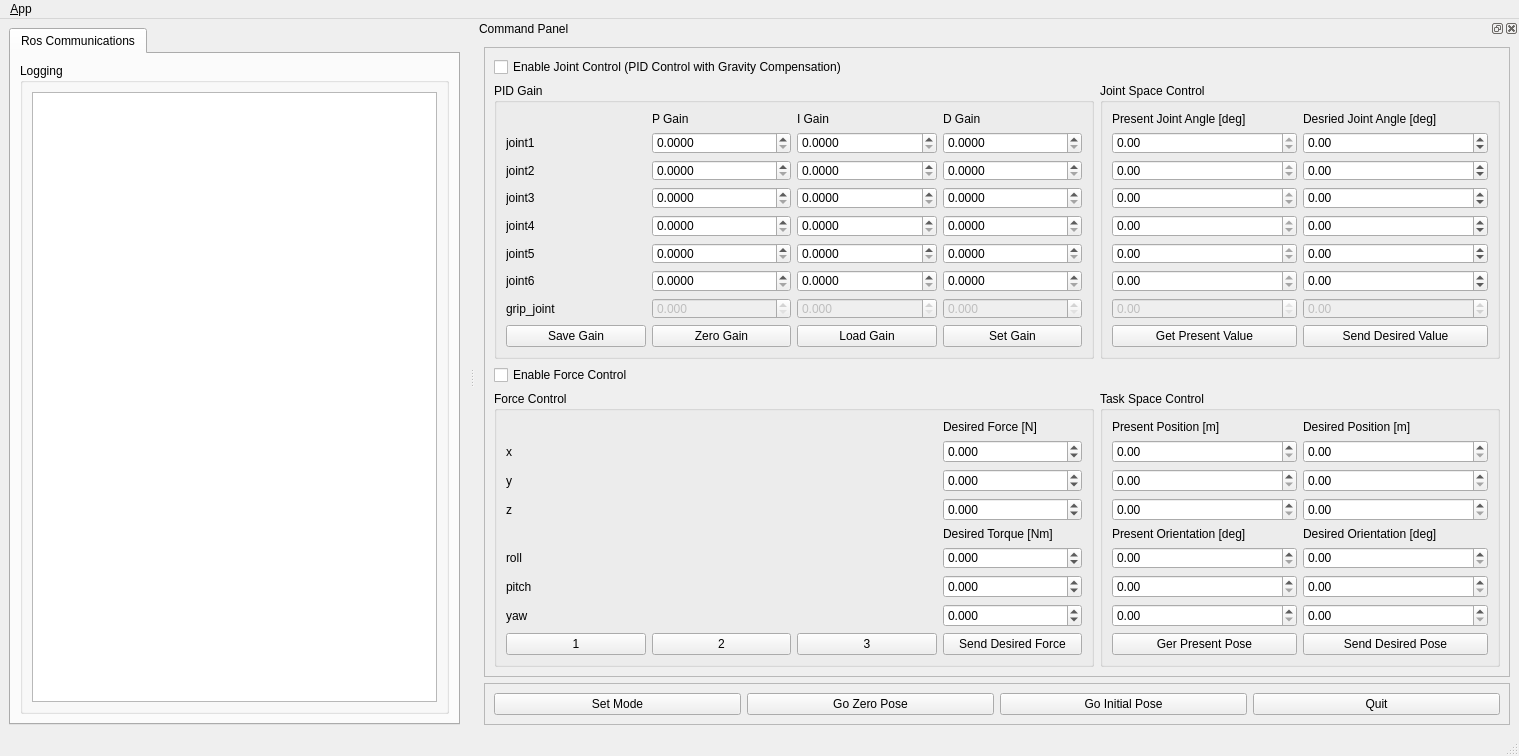
<?xml version="1.0" encoding="UTF-8"?>
<ui version="4.0">
 <class>MainWindowDesign</class>
 <widget class="QMainWindow" name="MainWindowDesign">
  <property name="geometry">
   <rect>
    <x>0</x>
    <y>0</y>
    <width>1519</width>
    <height>756</height>
   </rect>
  </property>
  <property name="windowTitle">
   <string>QRosApp</string>
  </property>
  <property name="windowIcon">
   <iconset resource="../resources/images.qrc">
    <normaloff>:/images/icon.png</normaloff>:/images/icon.png</iconset>
  </property>
  <property name="locale">
   <locale language="English" country="Australia"/>
  </property>
  <widget class="QWidget" name="centralwidget">
   <layout class="QHBoxLayout">
    <item>
     <widget class="QTabWidget" name="tab_manager">
      <property name="enabled">
       <bool>true</bool>
      </property>
      <property name="sizePolicy">
       <sizepolicy hsizetype="Preferred" vsizetype="Preferred">
        <horstretch>0</horstretch>
        <verstretch>0</verstretch>
       </sizepolicy>
      </property>
      <property name="locale">
       <locale language="English" country="Australia"/>
      </property>
      <property name="currentIndex">
       <number>0</number>
      </property>
      <widget class="QWidget" name="tab_status">
       <attribute name="title">
        <string>Ros Communications</string>
       </attribute>
       <layout class="QVBoxLayout" name="verticalLayout_2">
        <item>
         <widget class="QGroupBox" name="groupBox_12">
          <property name="sizePolicy">
           <sizepolicy hsizetype="MinimumExpanding" vsizetype="Preferred">
            <horstretch>0</horstretch>
            <verstretch>0</verstretch>
           </sizepolicy>
          </property>
          <property name="title">
           <string>Logging</string>
          </property>
          <layout class="QGridLayout" name="gridLayout_3">
           <item row="0" column="0">
            <widget class="QListView" name="view_logging"/>
           </item>
          </layout>
         </widget>
        </item>
       </layout>
      </widget>
     </widget>
    </item>
   </layout>
  </widget>
  <widget class="QMenuBar" name="menubar">
   <property name="geometry">
    <rect>
     <x>0</x>
     <y>0</y>
     <width>1519</width>
     <height>19</height>
    </rect>
   </property>
   <widget class="QMenu" name="menu_File">
    <property name="title">
     <string>&amp;App</string>
    </property>
    <addaction name="action_Preferences"/>
    <addaction name="separator"/>
    <addaction name="actionAbout"/>
    <addaction name="actionAbout_Qt"/>
    <addaction name="separator"/>
    <addaction name="action_Quit"/>
   </widget>
   <addaction name="menu_File"/>
  </widget>
  <widget class="QStatusBar" name="statusbar"/>
  <widget class="QDockWidget" name="dock_status">
   <property name="allowedAreas">
    <set>Qt::RightDockWidgetArea</set>
   </property>
   <property name="windowTitle">
    <string>Command Panel</string>
   </property>
   <attribute name="dockWidgetArea">
    <number>2</number>
   </attribute>
   <widget class="QWidget" name="dockWidgetContents_2">
    <layout class="QVBoxLayout" name="verticalLayout">
     <item>
      <widget class="QFrame" name="frame">
       <property name="sizePolicy">
        <sizepolicy hsizetype="Minimum" vsizetype="Minimum">
         <horstretch>0</horstretch>
         <verstretch>0</verstretch>
        </sizepolicy>
       </property>
       <property name="minimumSize">
        <size>
         <width>0</width>
         <height>600</height>
        </size>
       </property>
       <property name="maximumSize">
        <size>
         <width>16777215</width>
         <height>800</height>
        </size>
       </property>
       <property name="frameShape">
        <enum>QFrame::StyledPanel</enum>
       </property>
       <property name="frameShadow">
        <enum>QFrame::Raised</enum>
       </property>
       <layout class="QGridLayout" name="gridLayout_2">
        <item row="3" column="1">
         <widget class="QGroupBox" name="groupBox_3">
          <property name="title">
           <string>Task Space Control</string>
          </property>
          <layout class="QGridLayout" name="gridLayout_5">
           <item row="5" column="1">
            <widget class="QDoubleSpinBox" name="doubleSpinBox_10"/>
           </item>
           <item row="5" column="0">
            <widget class="QDoubleSpinBox" name="doubleSpinBox_7"/>
           </item>
           <item row="6" column="0">
            <widget class="QDoubleSpinBox" name="doubleSpinBox_8"/>
           </item>
           <item row="7" column="0">
            <widget class="QDoubleSpinBox" name="doubleSpinBox_9"/>
           </item>
           <item row="2" column="0">
            <widget class="QDoubleSpinBox" name="doubleSpinBox_3"/>
           </item>
           <item row="0" column="0">
            <widget class="QLabel" name="label">
             <property name="text">
              <string>Present Position [m]</string>
             </property>
            </widget>
           </item>
           <item row="6" column="1">
            <widget class="QDoubleSpinBox" name="doubleSpinBox_11"/>
           </item>
           <item row="1" column="0">
            <widget class="QDoubleSpinBox" name="doubleSpinBox"/>
           </item>
           <item row="4" column="0">
            <widget class="QLabel" name="label_3">
             <property name="text">
              <string>Present Orientation [deg]</string>
             </property>
            </widget>
           </item>
           <item row="1" column="1">
            <widget class="QDoubleSpinBox" name="doubleSpinBox_2"/>
           </item>
           <item row="0" column="1">
            <widget class="QLabel" name="label_2">
             <property name="text">
              <string>Desired Position [m]</string>
             </property>
            </widget>
           </item>
           <item row="2" column="1">
            <widget class="QDoubleSpinBox" name="doubleSpinBox_5"/>
           </item>
           <item row="3" column="0">
            <widget class="QDoubleSpinBox" name="doubleSpinBox_4"/>
           </item>
           <item row="3" column="1">
            <widget class="QDoubleSpinBox" name="doubleSpinBox_6"/>
           </item>
           <item row="7" column="1">
            <widget class="QDoubleSpinBox" name="doubleSpinBox_12"/>
           </item>
           <item row="4" column="1">
            <widget class="QLabel" name="label_4">
             <property name="text">
              <string>Desired Orientation [deg]</string>
             </property>
            </widget>
           </item>
           <item row="8" column="0">
            <widget class="QPushButton" name="pushButton">
             <property name="text">
              <string>Ger Present Pose</string>
             </property>
            </widget>
           </item>
           <item row="8" column="1">
            <widget class="QPushButton" name="pushButton_2">
             <property name="text">
              <string>Send Desired Pose</string>
             </property>
            </widget>
           </item>
          </layout>
         </widget>
        </item>
        <item row="1" column="1">
         <widget class="QGroupBox" name="joint_space_groupbox">
          <property name="sizePolicy">
           <sizepolicy hsizetype="Minimum" vsizetype="Preferred">
            <horstretch>0</horstretch>
            <verstretch>0</verstretch>
           </sizepolicy>
          </property>
          <property name="minimumSize">
           <size>
            <width>400</width>
            <height>100</height>
           </size>
          </property>
          <property name="maximumSize">
           <size>
            <width>400</width>
            <height>16777215</height>
           </size>
          </property>
          <property name="title">
           <string>Joint Space Control</string>
          </property>
          <layout class="QGridLayout" name="gridLayout_4">
           <item row="7" column="1">
            <widget class="QDoubleSpinBox" name="gripjoint_des_angle_spinbox">
             <property name="enabled">
              <bool>false</bool>
             </property>
             <property name="decimals">
              <number>2</number>
             </property>
             <property name="minimum">
              <double>-180.000000000000000</double>
             </property>
             <property name="maximum">
              <double>180.000000000000000</double>
             </property>
             <property name="singleStep">
              <double>0.100000000000000</double>
             </property>
            </widget>
           </item>
           <item row="4" column="1">
            <widget class="QDoubleSpinBox" name="joint4_des_angle_spinbox">
             <property name="decimals">
              <number>2</number>
             </property>
             <property name="minimum">
              <double>-180.000000000000000</double>
             </property>
             <property name="maximum">
              <double>180.000000000000000</double>
             </property>
             <property name="singleStep">
              <double>0.100000000000000</double>
             </property>
            </widget>
           </item>
           <item row="5" column="1">
            <widget class="QDoubleSpinBox" name="joint5_des_angle_spinbox">
             <property name="decimals">
              <number>2</number>
             </property>
             <property name="minimum">
              <double>-180.000000000000000</double>
             </property>
             <property name="maximum">
              <double>180.000000000000000</double>
             </property>
             <property name="singleStep">
              <double>0.100000000000000</double>
             </property>
            </widget>
           </item>
           <item row="1" column="1">
            <widget class="QDoubleSpinBox" name="joint1_des_angle_spinbox">
             <property name="decimals">
              <number>2</number>
             </property>
             <property name="minimum">
              <double>-180.000000000000000</double>
             </property>
             <property name="maximum">
              <double>180.000000000000000</double>
             </property>
             <property name="singleStep">
              <double>0.100000000000000</double>
             </property>
            </widget>
           </item>
           <item row="8" column="1">
            <widget class="QPushButton" name="send_des_value_pushbutton">
             <property name="text">
              <string>Send Desired Value</string>
             </property>
            </widget>
           </item>
           <item row="6" column="1">
            <widget class="QDoubleSpinBox" name="joint6_des_angle_spinbox">
             <property name="decimals">
              <number>2</number>
             </property>
             <property name="minimum">
              <double>-180.000000000000000</double>
             </property>
             <property name="maximum">
              <double>180.000000000000000</double>
             </property>
             <property name="singleStep">
              <double>0.100000000000000</double>
             </property>
            </widget>
           </item>
           <item row="0" column="1">
            <widget class="QLabel" name="des_joint_angle">
             <property name="text">
              <string>Desried Joint Angle [deg]</string>
             </property>
            </widget>
           </item>
           <item row="2" column="1">
            <widget class="QDoubleSpinBox" name="joint2_des_angle_spinbox">
             <property name="decimals">
              <number>2</number>
             </property>
             <property name="minimum">
              <double>-180.000000000000000</double>
             </property>
             <property name="maximum">
              <double>180.000000000000000</double>
             </property>
             <property name="singleStep">
              <double>0.100000000000000</double>
             </property>
            </widget>
           </item>
           <item row="3" column="1">
            <widget class="QDoubleSpinBox" name="joint3_des_angle_spinbox">
             <property name="decimals">
              <number>2</number>
             </property>
             <property name="minimum">
              <double>-180.000000000000000</double>
             </property>
             <property name="maximum">
              <double>180.000000000000000</double>
             </property>
             <property name="singleStep">
              <double>0.100000000000000</double>
             </property>
            </widget>
           </item>
           <item row="8" column="0">
            <widget class="QPushButton" name="get_pre_value_pushbutton">
             <property name="text">
              <string>Get Present Value</string>
             </property>
            </widget>
           </item>
           <item row="0" column="0">
            <widget class="QLabel" name="pre_joint_angle">
             <property name="text">
              <string>Present Joint Angle [deg]</string>
             </property>
            </widget>
           </item>
           <item row="1" column="0">
            <widget class="QDoubleSpinBox" name="joint1_pre_angle_spinbox">
             <property name="readOnly">
              <bool>true</bool>
             </property>
             <property name="decimals">
              <number>2</number>
             </property>
             <property name="minimum">
              <double>-180.000000000000000</double>
             </property>
             <property name="maximum">
              <double>180.000000000000000</double>
             </property>
             <property name="singleStep">
              <double>0.100000000000000</double>
             </property>
            </widget>
           </item>
           <item row="2" column="0">
            <widget class="QDoubleSpinBox" name="joint2_pre_angle_spinbox">
             <property name="readOnly">
              <bool>true</bool>
             </property>
             <property name="decimals">
              <number>2</number>
             </property>
             <property name="minimum">
              <double>-180.000000000000000</double>
             </property>
             <property name="maximum">
              <double>180.000000000000000</double>
             </property>
             <property name="singleStep">
              <double>0.100000000000000</double>
             </property>
            </widget>
           </item>
           <item row="3" column="0">
            <widget class="QDoubleSpinBox" name="joint3_pre_angle_spinbox">
             <property name="readOnly">
              <bool>true</bool>
             </property>
             <property name="decimals">
              <number>2</number>
             </property>
             <property name="minimum">
              <double>-180.000000000000000</double>
             </property>
             <property name="maximum">
              <double>180.000000000000000</double>
             </property>
             <property name="singleStep">
              <double>0.100000000000000</double>
             </property>
            </widget>
           </item>
           <item row="4" column="0">
            <widget class="QDoubleSpinBox" name="joint4_pre_angle_spinbox">
             <property name="readOnly">
              <bool>true</bool>
             </property>
             <property name="decimals">
              <number>2</number>
             </property>
             <property name="minimum">
              <double>-180.000000000000000</double>
             </property>
             <property name="maximum">
              <double>180.000000000000000</double>
             </property>
             <property name="singleStep">
              <double>0.100000000000000</double>
             </property>
            </widget>
           </item>
           <item row="5" column="0">
            <widget class="QDoubleSpinBox" name="joint5_pre_angle_spinbox">
             <property name="readOnly">
              <bool>true</bool>
             </property>
             <property name="decimals">
              <number>2</number>
             </property>
             <property name="minimum">
              <double>-180.000000000000000</double>
             </property>
             <property name="maximum">
              <double>180.000000000000000</double>
             </property>
             <property name="singleStep">
              <double>0.100000000000000</double>
             </property>
            </widget>
           </item>
           <item row="6" column="0">
            <widget class="QDoubleSpinBox" name="joint6_pre_angle_spinbox">
             <property name="readOnly">
              <bool>true</bool>
             </property>
             <property name="decimals">
              <number>2</number>
             </property>
             <property name="minimum">
              <double>-180.000000000000000</double>
             </property>
             <property name="maximum">
              <double>180.000000000000000</double>
             </property>
             <property name="singleStep">
              <double>0.100000000000000</double>
             </property>
            </widget>
           </item>
           <item row="7" column="0">
            <widget class="QDoubleSpinBox" name="grip_joint_pre_angle_spinbox">
             <property name="enabled">
              <bool>false</bool>
             </property>
             <property name="readOnly">
              <bool>true</bool>
             </property>
             <property name="decimals">
              <number>2</number>
             </property>
             <property name="minimum">
              <double>-180.000000000000000</double>
             </property>
             <property name="maximum">
              <double>180.000000000000000</double>
             </property>
             <property name="singleStep">
              <double>0.100000000000000</double>
             </property>
            </widget>
           </item>
          </layout>
         </widget>
        </item>
        <item row="4" column="0">
         <spacer name="verticalSpacer">
          <property name="orientation">
           <enum>Qt::Vertical</enum>
          </property>
          <property name="sizeHint" stdset="0">
           <size>
            <width>20</width>
            <height>40</height>
           </size>
          </property>
         </spacer>
        </item>
        <item row="1" column="0">
         <widget class="QGroupBox" name="pid_gain_groupbox">
          <property name="sizePolicy">
           <sizepolicy hsizetype="Minimum" vsizetype="Preferred">
            <horstretch>0</horstretch>
            <verstretch>0</verstretch>
           </sizepolicy>
          </property>
          <property name="minimumSize">
           <size>
            <width>600</width>
            <height>0</height>
           </size>
          </property>
          <property name="maximumSize">
           <size>
            <width>600</width>
            <height>16777215</height>
           </size>
          </property>
          <property name="title">
           <string>PID Gain</string>
          </property>
          <layout class="QGridLayout" name="gridLayout">
           <item row="7" column="4">
            <widget class="QDoubleSpinBox" name="grip_joint_i_gain_spinbox">
             <property name="enabled">
              <bool>false</bool>
             </property>
             <property name="decimals">
              <number>3</number>
             </property>
             <property name="maximum">
              <double>1000.000000000000000</double>
             </property>
             <property name="singleStep">
              <double>1.000000000000000</double>
             </property>
            </widget>
           </item>
           <item row="3" column="4">
            <widget class="QDoubleSpinBox" name="joint3_i_gain_spinbox">
             <property name="decimals">
              <number>4</number>
             </property>
             <property name="maximum">
              <double>1000.000000000000000</double>
             </property>
             <property name="singleStep">
              <double>1.000000000000000</double>
             </property>
            </widget>
           </item>
           <item row="2" column="5">
            <widget class="QDoubleSpinBox" name="joint2_d_gain_spinbox">
             <property name="decimals">
              <number>4</number>
             </property>
             <property name="maximum">
              <double>1000.000000000000000</double>
             </property>
             <property name="singleStep">
              <double>1.000000000000000</double>
             </property>
            </widget>
           </item>
           <item row="2" column="3">
            <widget class="QDoubleSpinBox" name="joint2_p_gain_spinbox">
             <property name="decimals">
              <number>4</number>
             </property>
             <property name="singleStep">
              <double>1.000000000000000</double>
             </property>
            </widget>
           </item>
           <item row="3" column="3">
            <widget class="QDoubleSpinBox" name="joint3_p_gain_spinbox">
             <property name="decimals">
              <number>4</number>
             </property>
             <property name="maximum">
              <double>1000.000000000000000</double>
             </property>
             <property name="singleStep">
              <double>1.000000000000000</double>
             </property>
            </widget>
           </item>
           <item row="3" column="1">
            <widget class="QLabel" name="joint3_label">
             <property name="text">
              <string>joint3</string>
             </property>
            </widget>
           </item>
           <item row="6" column="4">
            <widget class="QDoubleSpinBox" name="joint6_i_gain_spinbox">
             <property name="decimals">
              <number>4</number>
             </property>
             <property name="maximum">
              <double>1000.000000000000000</double>
             </property>
             <property name="singleStep">
              <double>1.000000000000000</double>
             </property>
            </widget>
           </item>
           <item row="5" column="3">
            <widget class="QDoubleSpinBox" name="joint5_p_gain_spinbox">
             <property name="decimals">
              <number>4</number>
             </property>
             <property name="maximum">
              <double>1000.000000000000000</double>
             </property>
             <property name="singleStep">
              <double>1.000000000000000</double>
             </property>
            </widget>
           </item>
           <item row="9" column="5">
            <widget class="QPushButton" name="set_gain_pushbutton">
             <property name="text">
              <string>Set Gain</string>
             </property>
            </widget>
           </item>
           <item row="9" column="1">
            <widget class="QPushButton" name="save_gain_pushbutton">
             <property name="text">
              <string>Save Gain</string>
             </property>
            </widget>
           </item>
           <item row="6" column="1">
            <widget class="QLabel" name="joint6_label">
             <property name="text">
              <string>joint6</string>
             </property>
            </widget>
           </item>
           <item row="5" column="5">
            <widget class="QDoubleSpinBox" name="joint5_d_gain_spinbox">
             <property name="decimals">
              <number>4</number>
             </property>
             <property name="maximum">
              <double>1000.000000000000000</double>
             </property>
             <property name="singleStep">
              <double>1.000000000000000</double>
             </property>
            </widget>
           </item>
           <item row="2" column="4">
            <widget class="QDoubleSpinBox" name="joint2_i_gain_spinbox">
             <property name="decimals">
              <number>4</number>
             </property>
             <property name="maximum">
              <double>1000.000000000000000</double>
             </property>
             <property name="singleStep">
              <double>1.000000000000000</double>
             </property>
            </widget>
           </item>
           <item row="7" column="3">
            <widget class="QDoubleSpinBox" name="grip_joint_p_gain_spinbox">
             <property name="enabled">
              <bool>false</bool>
             </property>
             <property name="decimals">
              <number>3</number>
             </property>
             <property name="maximum">
              <double>1000.000000000000000</double>
             </property>
             <property name="singleStep">
              <double>1.000000000000000</double>
             </property>
            </widget>
           </item>
           <item row="6" column="5">
            <widget class="QDoubleSpinBox" name="joint6_d_gain_spinbox">
             <property name="decimals">
              <number>4</number>
             </property>
             <property name="maximum">
              <double>1000.000000000000000</double>
             </property>
             <property name="singleStep">
              <double>1.000000000000000</double>
             </property>
            </widget>
           </item>
           <item row="4" column="5">
            <widget class="QDoubleSpinBox" name="joint4_d_gain_spinbox">
             <property name="decimals">
              <number>4</number>
             </property>
             <property name="maximum">
              <double>1000.000000000000000</double>
             </property>
             <property name="singleStep">
              <double>1.000000000000000</double>
             </property>
            </widget>
           </item>
           <item row="5" column="4">
            <widget class="QDoubleSpinBox" name="joint5_i_gain_spinbox">
             <property name="decimals">
              <number>4</number>
             </property>
             <property name="maximum">
              <double>1000.000000000000000</double>
             </property>
             <property name="singleStep">
              <double>1.000000000000000</double>
             </property>
            </widget>
           </item>
           <item row="7" column="1">
            <widget class="QLabel" name="grip_joint_label">
             <property name="text">
              <string>grip_joint</string>
             </property>
            </widget>
           </item>
           <item row="2" column="1">
            <widget class="QLabel" name="joint2_label">
             <property name="text">
              <string>joint2</string>
             </property>
            </widget>
           </item>
           <item row="1" column="5">
            <widget class="QDoubleSpinBox" name="joint1_d_gain_spinbox">
             <property name="decimals">
              <number>4</number>
             </property>
             <property name="maximum">
              <double>1000.000000000000000</double>
             </property>
             <property name="singleStep">
              <double>1.000000000000000</double>
             </property>
            </widget>
           </item>
           <item row="0" column="3">
            <widget class="QLabel" name="p_gain_label">
             <property name="text">
              <string>P Gain</string>
             </property>
            </widget>
           </item>
           <item row="0" column="5">
            <widget class="QLabel" name="d_gain_label">
             <property name="text">
              <string>D Gain</string>
             </property>
            </widget>
           </item>
           <item row="0" column="4">
            <widget class="QLabel" name="i_gain_label">
             <property name="text">
              <string>I Gain</string>
             </property>
            </widget>
           </item>
           <item row="4" column="1">
            <widget class="QLabel" name="joint4_label">
             <property name="text">
              <string>joint4</string>
             </property>
            </widget>
           </item>
           <item row="3" column="5">
            <widget class="QDoubleSpinBox" name="joint3_d_gain_spinbox">
             <property name="decimals">
              <number>4</number>
             </property>
             <property name="maximum">
              <double>1000.000000000000000</double>
             </property>
             <property name="singleStep">
              <double>1.000000000000000</double>
             </property>
            </widget>
           </item>
           <item row="5" column="1">
            <widget class="QLabel" name="joint5_label">
             <property name="text">
              <string>joint5</string>
             </property>
            </widget>
           </item>
           <item row="1" column="4">
            <widget class="QDoubleSpinBox" name="joint1_i_gain_spinbox">
             <property name="decimals">
              <number>4</number>
             </property>
             <property name="maximum">
              <double>1000.000000000000000</double>
             </property>
             <property name="singleStep">
              <double>1.000000000000000</double>
             </property>
            </widget>
           </item>
           <item row="4" column="4">
            <widget class="QDoubleSpinBox" name="joint4_i_gain_spinbox">
             <property name="decimals">
              <number>4</number>
             </property>
             <property name="maximum">
              <double>1000.000000000000000</double>
             </property>
             <property name="singleStep">
              <double>1.000000000000000</double>
             </property>
            </widget>
           </item>
           <item row="1" column="1">
            <widget class="QLabel" name="joint1_label">
             <property name="text">
              <string>joint1</string>
             </property>
            </widget>
           </item>
           <item row="7" column="5">
            <widget class="QDoubleSpinBox" name="grip_joint_d_gain_spinbox">
             <property name="enabled">
              <bool>false</bool>
             </property>
             <property name="readOnly">
              <bool>false</bool>
             </property>
             <property name="decimals">
              <number>3</number>
             </property>
             <property name="maximum">
              <double>1000.000000000000000</double>
             </property>
             <property name="singleStep">
              <double>1.000000000000000</double>
             </property>
            </widget>
           </item>
           <item row="6" column="3">
            <widget class="QDoubleSpinBox" name="joint6_p_gain_spinbox">
             <property name="decimals">
              <number>4</number>
             </property>
             <property name="maximum">
              <double>1000.000000000000000</double>
             </property>
             <property name="singleStep">
              <double>1.000000000000000</double>
             </property>
            </widget>
           </item>
           <item row="4" column="3">
            <widget class="QDoubleSpinBox" name="joint4_p_gain_spinbox">
             <property name="decimals">
              <number>4</number>
             </property>
             <property name="maximum">
              <double>1000.000000000000000</double>
             </property>
             <property name="singleStep">
              <double>1.000000000000000</double>
             </property>
            </widget>
           </item>
           <item row="1" column="3">
            <widget class="QDoubleSpinBox" name="joint1_p_gain_spinbox">
             <property name="decimals">
              <number>4</number>
             </property>
             <property name="maximum">
              <double>1000.000000000000000</double>
             </property>
             <property name="singleStep">
              <double>1.000000000000000</double>
             </property>
            </widget>
           </item>
           <item row="9" column="4">
            <widget class="QPushButton" name="load_gain_pushbutton">
             <property name="text">
              <string>Load Gain</string>
             </property>
            </widget>
           </item>
           <item row="9" column="3">
            <widget class="QPushButton" name="zero_gain_pushbutton">
             <property name="text">
              <string>Zero Gain</string>
             </property>
            </widget>
           </item>
          </layout>
         </widget>
        </item>
        <item row="0" column="0">
         <widget class="QCheckBox" name="joint_control_checkbox">
          <property name="text">
           <string>Enable Joint Control (PID Control with Gravity Compensation)</string>
          </property>
         </widget>
        </item>
        <item row="3" column="0">
         <widget class="QGroupBox" name="groupBox">
          <property name="title">
           <string>Force Control</string>
          </property>
          <layout class="QGridLayout" name="gridLayout_6">
           <item row="1" column="0">
            <widget class="QLabel" name="label_6">
             <property name="text">
              <string>x</string>
             </property>
            </widget>
           </item>
           <item row="5" column="3">
            <widget class="QDoubleSpinBox" name="des_torque_x_spinbox">
             <property name="decimals">
              <number>3</number>
             </property>
             <property name="minimum">
              <double>-100.000000000000000</double>
             </property>
             <property name="maximum">
              <double>100.000000000000000</double>
             </property>
            </widget>
           </item>
           <item row="2" column="3">
            <widget class="QDoubleSpinBox" name="des_force_y_spinbox">
             <property name="decimals">
              <number>3</number>
             </property>
             <property name="minimum">
              <double>-100.000000000000000</double>
             </property>
             <property name="maximum">
              <double>100.000000000000000</double>
             </property>
            </widget>
           </item>
           <item row="8" column="2">
            <widget class="QPushButton" name="pushButton_4">
             <property name="text">
              <string>3</string>
             </property>
            </widget>
           </item>
           <item row="3" column="3">
            <widget class="QDoubleSpinBox" name="des_force_z_spinbox">
             <property name="decimals">
              <number>3</number>
             </property>
             <property name="minimum">
              <double>-100.000000000000000</double>
             </property>
             <property name="maximum">
              <double>100.000000000000000</double>
             </property>
            </widget>
           </item>
           <item row="2" column="0">
            <widget class="QLabel" name="label_7">
             <property name="text">
              <string>y</string>
             </property>
            </widget>
           </item>
           <item row="6" column="0">
            <widget class="QLabel" name="label_11">
             <property name="text">
              <string>pitch</string>
             </property>
            </widget>
           </item>
           <item row="4" column="0">
            <widget class="QLabel" name="label_9">
             <property name="text">
              <string/>
             </property>
            </widget>
           </item>
           <item row="5" column="0">
            <widget class="QLabel" name="label_10">
             <property name="text">
              <string>roll</string>
             </property>
            </widget>
           </item>
           <item row="3" column="0">
            <widget class="QLabel" name="label_8">
             <property name="text">
              <string>z</string>
             </property>
            </widget>
           </item>
           <item row="0" column="0">
            <widget class="QLabel" name="label_5">
             <property name="text">
              <string/>
             </property>
            </widget>
           </item>
           <item row="7" column="3">
            <widget class="QDoubleSpinBox" name="des_torque_z_spinbox">
             <property name="decimals">
              <number>3</number>
             </property>
             <property name="minimum">
              <double>-100.000000000000000</double>
             </property>
             <property name="maximum">
              <double>100.000000000000000</double>
             </property>
            </widget>
           </item>
           <item row="7" column="0">
            <widget class="QLabel" name="label_12">
             <property name="text">
              <string>yaw</string>
             </property>
            </widget>
           </item>
           <item row="1" column="3">
            <widget class="QDoubleSpinBox" name="des_force_x_spinbox">
             <property name="decimals">
              <number>3</number>
             </property>
             <property name="minimum">
              <double>-100.000000000000000</double>
             </property>
             <property name="maximum">
              <double>100.000000000000000</double>
             </property>
            </widget>
           </item>
           <item row="6" column="3">
            <widget class="QDoubleSpinBox" name="des_torque_y_spinbox">
             <property name="decimals">
              <number>3</number>
             </property>
             <property name="minimum">
              <double>-100.000000000000000</double>
             </property>
             <property name="maximum">
              <double>100.000000000000000</double>
             </property>
            </widget>
           </item>
           <item row="8" column="3">
            <widget class="QPushButton" name="send_des_wrench_pushbutton">
             <property name="text">
              <string>Send Desired Force</string>
             </property>
            </widget>
           </item>
           <item row="0" column="3">
            <widget class="QLabel" name="desire_force">
             <property name="text">
              <string>Desired Force [N]</string>
             </property>
            </widget>
           </item>
           <item row="8" column="0">
            <widget class="QPushButton" name="pushButton_3">
             <property name="text">
              <string>1</string>
             </property>
            </widget>
           </item>
           <item row="8" column="1">
            <widget class="QPushButton" name="pushButton_6">
             <property name="text">
              <string>2</string>
             </property>
            </widget>
           </item>
           <item row="4" column="3">
            <widget class="QLabel" name="desired_torque">
             <property name="text">
              <string>Desired Torque [Nm]</string>
             </property>
            </widget>
           </item>
          </layout>
         </widget>
        </item>
        <item row="2" column="0">
         <widget class="QCheckBox" name="force_control_checkbox">
          <property name="text">
           <string>Enable Force Control</string>
          </property>
         </widget>
        </item>
       </layout>
      </widget>
     </item>
     <item>
      <widget class="QFrame" name="button_frame">
       <property name="frameShape">
        <enum>QFrame::StyledPanel</enum>
       </property>
       <property name="frameShadow">
        <enum>QFrame::Raised</enum>
       </property>
       <layout class="QHBoxLayout" name="horizontalLayout">
        <item>
         <widget class="QPushButton" name="set_mode_button">
          <property name="text">
           <string>Set Mode</string>
          </property>
         </widget>
        </item>
        <item>
         <widget class="QPushButton" name="go_zero_pose_button">
          <property name="text">
           <string>Go Zero Pose</string>
          </property>
         </widget>
        </item>
        <item>
         <widget class="QPushButton" name="go_initial_pose_button">
          <property name="text">
           <string>Go Initial Pose</string>
          </property>
         </widget>
        </item>
        <item>
         <widget class="QPushButton" name="quit_button">
          <property name="sizePolicy">
           <sizepolicy hsizetype="Minimum" vsizetype="Fixed">
            <horstretch>0</horstretch>
            <verstretch>0</verstretch>
           </sizepolicy>
          </property>
          <property name="text">
           <string>Quit</string>
          </property>
         </widget>
        </item>
       </layout>
      </widget>
     </item>
    </layout>
   </widget>
  </widget>
  <action name="action_Quit">
   <property name="text">
    <string>&amp;Quit</string>
   </property>
   <property name="shortcut">
    <string>Ctrl+Q</string>
   </property>
   <property name="shortcutContext">
    <enum>Qt::ApplicationShortcut</enum>
   </property>
  </action>
  <action name="action_Preferences">
   <property name="text">
    <string>&amp;Preferences</string>
   </property>
  </action>
  <action name="actionAbout">
   <property name="text">
    <string>&amp;About</string>
   </property>
  </action>
  <action name="actionAbout_Qt">
   <property name="text">
    <string>About &amp;Qt</string>
   </property>
  </action>
 </widget>
 <resources>
  <include location="../resources/images.qrc"/>
 </resources>
 <connections>
  <connection>
   <sender>action_Quit</sender>
   <signal>triggered()</signal>
   <receiver>MainWindowDesign</receiver>
   <slot>close()</slot>
   <hints>
    <hint type="sourcelabel">
     <x>-1</x>
     <y>-1</y>
    </hint>
    <hint type="destinationlabel">
     <x>399</x>
     <y>299</y>
    </hint>
   </hints>
  </connection>
  <connection>
   <sender>quit_button</sender>
   <signal>clicked()</signal>
   <receiver>MainWindowDesign</receiver>
   <slot>close()</slot>
   <hints>
    <hint type="sourcelabel">
     <x>859</x>
     <y>552</y>
    </hint>
    <hint type="destinationlabel">
     <x>469</x>
     <y>299</y>
    </hint>
   </hints>
  </connection>
 </connections>
</ui>
